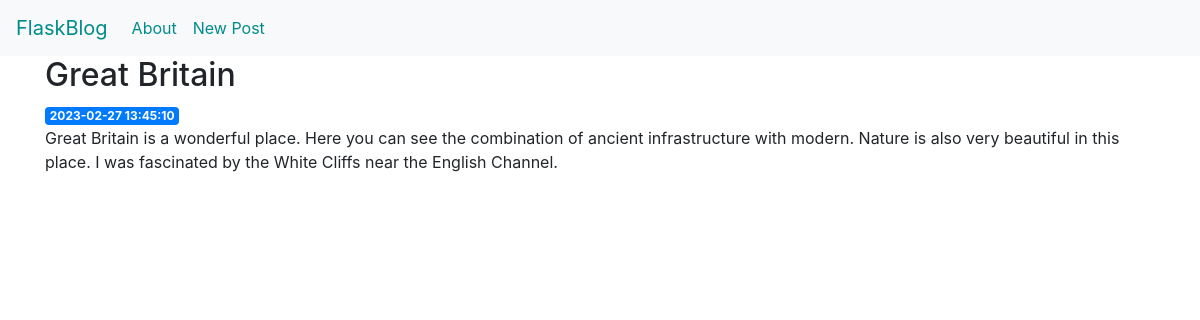
/2, run on the app's committed database.
### tables this page shows
CREATE TABLE posts (
    id INTEGER PRIMARY KEY AUTOINCREMENT,
    created TIMESTAMP NOT NULL DEFAULT CURRENT_TIMESTAMP,
    title TEXT NOT NULL,
    content TEXT NOT NULL
);

### travelblog/app.py (the view)
@app.route('/<int:post_id>')
def post(post_id):
    post = get_post(post_id)
    return render_template('post.html', post=post)

### travelblog/app.py (called while the page is built)
def get_db_connection():
    conn = sqlite3.connect('database.db')
    conn.row_factory = sqlite3.Row
    return conn

def get_post(post_id):
    conn = get_db_connection()
    post = conn.execute('SELECT * FROM posts WHERE id = ?',
                        (post_id,)).fetchone()
    conn.close()
    if post is None:
        abort(404)
    return post

### travelblog/templates/post.html
{% extends 'base.html' %}
{% block content %}
    <h2>{% block title %} {{ post['title'] }} {% endblock %}</h2>
    <span class="badge badge-primary">{{ post['created'] }}</span>
    <p>{{ post['content'] }}</p>
{% endblock %}

### travelblog/templates/base.html (shortened to what this page needs)
<!doctype html>
<html lang="en">
  <head>
    <link rel="stylesheet" href="https://stackpath.bootstrapcdn.com/bootstrap/4.3.1/css/bootstrap.min.css">
  </head>
  <body>
    <nav class="navbar navbar-expand-md navbar-light bg-light">
      <a class="navbar-brand" style="color: #008B8B" href="{{ url_for('index')}}">FlaskBlog</a>
      <div class="collapse navbar-collapse" id="navbarNav">
          <ul class="navbar-nav">
          <li class="nav-item">
              <a class="nav-link" href="#" style="color: #008B8B">About</a>
          </li>
          <li class="nav-item">
              <a class="nav-link" style="color: #008B8B" href="{{url_for('create')}}">New Post</a>
          </li>
          </ul>
      </div>
  </nav>
  <div class="container">
      {% block content %} {% endblock %}
  </div>
  </body>
</html>

### data on the page
posts: title "Great Britain", created "2023-02-27 13:45:10", content "Great Britain is a wonderful place. Here you can see the combination of ancient infrastructure with modern. Nature is also very beautiful in this place. I was fascinated by the White Cliffs near the English Channel."
